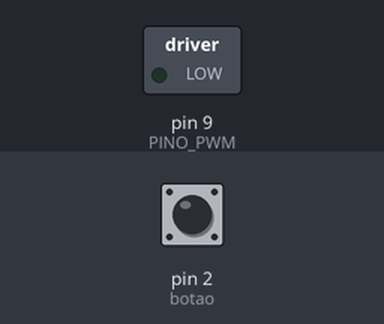
Recording of a sketch running on a simulated Arduino Uno, built with avr-gcc and run on an emulated ATmega328P. On the bench: switched loads named in the sketch (green lamp = pin HIGH). The inputs (shaded band) are chosen by the test bench; at power-on: pin 2 (botao) LOW.

Above: at 1.2 s.
1.3 s: pin 2 (botao) pulled HIGH for 3.2 s
At 5.1 s:
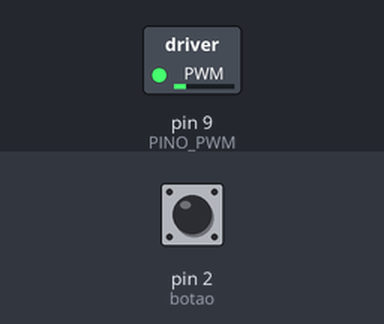
6.0 s: pin 2 (botao) pulled HIGH for 0.15 s
At 7.6 s:
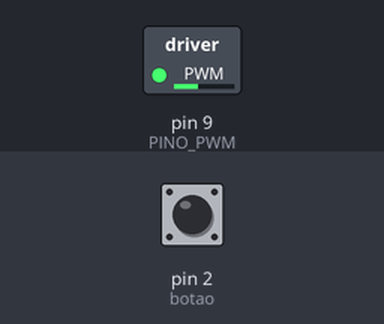
8.0 s: pin 2 (botao) pulled HIGH for 1 s
At 8.9 s:
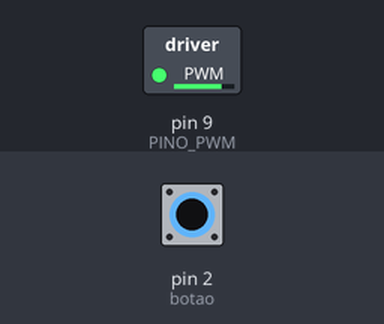
Timing chart, 0 to 11.0 s (numbered marks = the images above; inputs shaded):
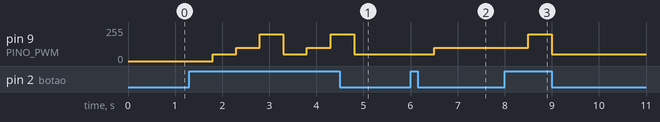

The sketch:

atividade2.ino
```cpp
#define PINO_PWM                      9    //pino do Arduino que terá a ligação para o driver de motor (ponte H) L298N)
int buttonState_Motordc = 2 ;
int cont = 0 ;
#define botao 2

//display
const int A = 7;
const int B = 6;
const int C = 5;
const int D = 4;

void setup()
{
    //configura como saída pino terá a ligação para o driver de motor (ponte H) L298N)
    pinMode(PINO_PWM, OUTPUT);
}

void loop()
{
    int valor_pwm = 0;   //variavel que armazena o valor do PWM (0..255 -> 0%..100% da rotação do motor)

// condição do botão de seleção
if (digitalRead(botao)== HIGH) {
      delay(500);
      cont++;

if (cont==4){
  cont=1;
 }


 if (cont==1) {

    analogWrite(PINO_PWM, 50);


    digitalWrite(A, 1);
    digitalWrite(B, 0);
    digitalWrite(C, 0);
    digitalWrite(D, 0);


}
  if (cont==2) {
      analogWrite(PINO_PWM, 100);


      digitalWrite(A, 0);
      digitalWrite(B, 1);
      digitalWrite(C, 0);
      digitalWrite(D, 0);
}
  if (cont==3) {
     analogWrite(PINO_PWM, 200);


    digitalWrite(A, 1);
    digitalWrite(B, 1);
    digitalWrite(C, 0);
    digitalWrite(D, 0);
 }
 }
}
```

Measured:
- after the input at 1.3 s, pin 9 (PINO_PWM): 0/255 → 50/255 after 0.50 s, → 100/255 0.50 s later, → 200/255 0.50 s later, → 50/255 0.50 s later, … (7 changes in this stretch)
- after the input at 6.0 s, pin 9 (PINO_PWM): 50/255 → 100/255 after 0.50 s
- after the input at 8.0 s, pin 9 (PINO_PWM): 100/255 → 200/255 after 0.50 s, → 50/255 0.50 s later
